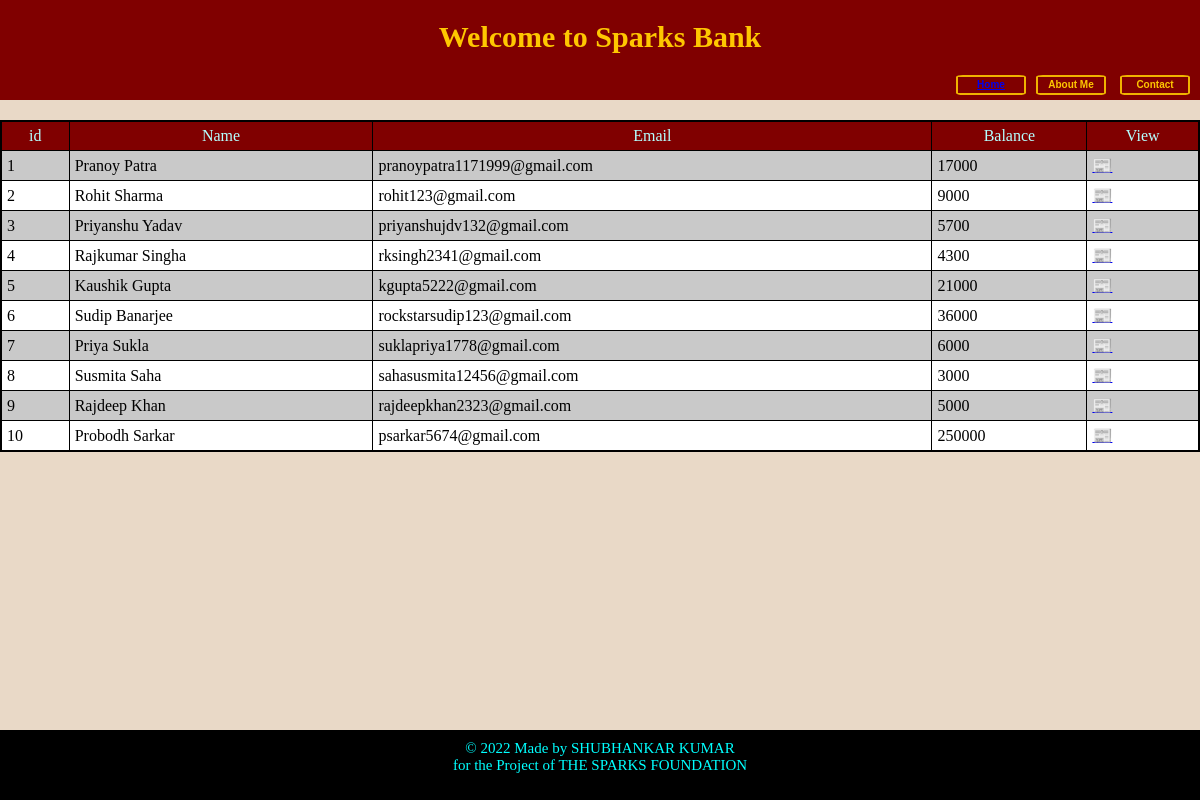
The page /users.php on the database its author committed.
### tables this page shows
CREATE TABLE `customers` (
  `id` int(12) NOT NULL,
  `name` varchar(50) NOT NULL,
  `email` varchar(50) NOT NULL,
  `bal` int(11) NOT NULL
);

### users.php (the view, shortened to what this page needs)
<!doctype html>
<html lang="en">
    <head>
        <?php include"header.php"; ?>
    </head>
    <body>
        <div class="mh">
        <?php
            include "conn.php";
            $sql="SELECT * FROM customers";
            $result=mysqli_query($conn,$sql) or die("Query Fail");
            if(mysqli_num_rows($result)>0){
               echo" <table>
                    <tr>
                        <th>id</th>
                        <th>Name</th>
                        <th>Email</th>
                        <th>Balance</th>
                        <th>View</th>
                    </tr>";
                while($row=mysqli_fetch_assoc($result)){
                    ?>
                    <tr>
                        <td><?php echo $row['id']; ?></td>
                        <td><?php echo $row['name']; ?></td>
                        <td><?php echo $row['email']; ?></td>
                        <td><?php echo $row['bal']; ?></td>
                        <td class="view"><a href='user.php?id=<?php echo $row['id'] ?>'>📰</a></td>
                    </tr>
                    <?php
                }
                echo "</table>";
            }
            else{
            }
        ?>
        </div>
    <?php include "footer.php" ?>
    </body>
</html>

### css/style.css (style rules this page uses)
* { padding:0px; margin:0px; font-size: inherit; }
body { background-color: rgb(233, 217, 199); min-height: 90vh; }
head { font-size: 10px; }
table { margin-top: 20px; width: 100%; border:2px solid black; border-collapse:collapse; }
td,th { border:1px solid black; min-height: fit-content; padding:5px; font-weight: 500; }
th { background-color: maroon; color: rgb(180, 255, 255); }
tr:nth-child(even) { background-color: rgb(201, 201, 201); }
tr:nth-child(odd) { background-color: white; }
.mh { height: fit-content; min-height: 350px; }

### rows shown on the page
customers: id "1", name "Pranoy Patra", email "pranoypatra1171999@gmail.com", bal "17000"
customers: id "2", name "Rohit Sharma", email "rohit123@gmail.com", bal "9000"
customers: id "3", name "Priyanshu Yadav", email "priyanshujdv132@gmail.com", bal "5700"
customers: id "4", name "Rajkumar Singha", email "rksingh2341@gmail.com", bal "4300"
customers: id "5", name "Kaushik Gupta", email "kgupta5222@gmail.com", bal "21000"
customers: id "6", name "Sudip Banarjee", email "rockstarsudip123@gmail.com", bal "36000"
customers: id "7", name "Priya Sukla", email "suklapriya1778@gmail.com", bal "6000"
customers: id "8", name "Susmita Saha", email "sahasusmita12456@gmail.com", bal "3000"
customers: id "9", name "Rajdeep Khan", email "rajdeepkhan2323@gmail.com", bal "5000"
customers: id "10", name "Probodh Sarkar", email "psarkar5674@gmail.com", bal "250000"
